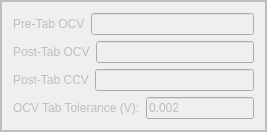
           <widget class="QFrame" name="frame_7">
            <property name="enabled">
             <bool>false</bool>
            </property>
            <property name="frameShape">
             <enum>QFrame::Box</enum>
            </property>
            <property name="frameShadow">
             <enum>QFrame::Plain</enum>
            </property>
            <property name="lineWidth">
             <number>2</number>
            </property>
            <layout class="QGridLayout" name="gridLayout">
             <item row="2" column="0">
              <layout class="QHBoxLayout" name="horizontalLayout_47">
               <item>
                <widget class="QLabel" name="label_50">
                 <property name="text">
                  <string>Post-Tab CCV</string>
                 </property>
                </widget>
               </item>
               <item>
                <widget class="QLineEdit" name="lineEdit_26">
                 <property name="maximumSize">
                  <size>
                   <width>200</width>
                   <height>16777215</height>
                  </size>
                 </property>
                </widget>
               </item>
              </layout>
             </item>
             <item row="1" column="0">
              <layout class="QHBoxLayout" name="horizontalLayout_46">
               <item>
                <widget class="QLabel" name="label_49">
                 <property name="text">
                  <string>Post-Tab OCV</string>
                 </property>
                </widget>
               </item>
               <item>
                <widget class="QLineEdit" name="lineEdit_25">
                 <property name="maximumSize">
                  <size>
                   <width>200</width>
                   <height>16777215</height>
                  </size>
                 </property>
                </widget>
               </item>
              </layout>
             </item>
             <item row="0" column="0">
              <layout class="QHBoxLayout" name="horizontalLayout_45">
               <item>
                <widget class="QLabel" name="label_48">
                 <property name="text">
                  <string>Pre-Tab OCV</string>
                 </property>
                </widget>
               </item>
               <item>
                <widget class="QLineEdit" name="lineEdit_24">
                 <property name="maximumSize">
                  <size>
                   <width>200</width>
                   <height>16777215</height>
                  </size>
                 </property>
                </widget>
               </item>
              </layout>
             </item>
             <item row="3" column="0">
              <layout class="QHBoxLayout" name="horizontalLayout_18">
               <item>
                <widget class="QLabel" name="label_38">
                 <property name="text">
                  <string>OCV Tab Tolerance (V):</string>
                 </property>
                </widget>
               </item>
               <item>
                <widget class="QLineEdit" name="lineEdit_27">
                 <property name="maximumSize">
                  <size>
                   <width>200</width>
                   <height>16777215</height>
                  </size>
                 </property>
                 <property name="text">
                  <string>0.002</string>
                 </property>
                 <property name="placeholderText">
                  <string notr="true"/>
                 </property>
                </widget>
               </item>
              </layout>
             </item>
            </layout>
           </widget>
